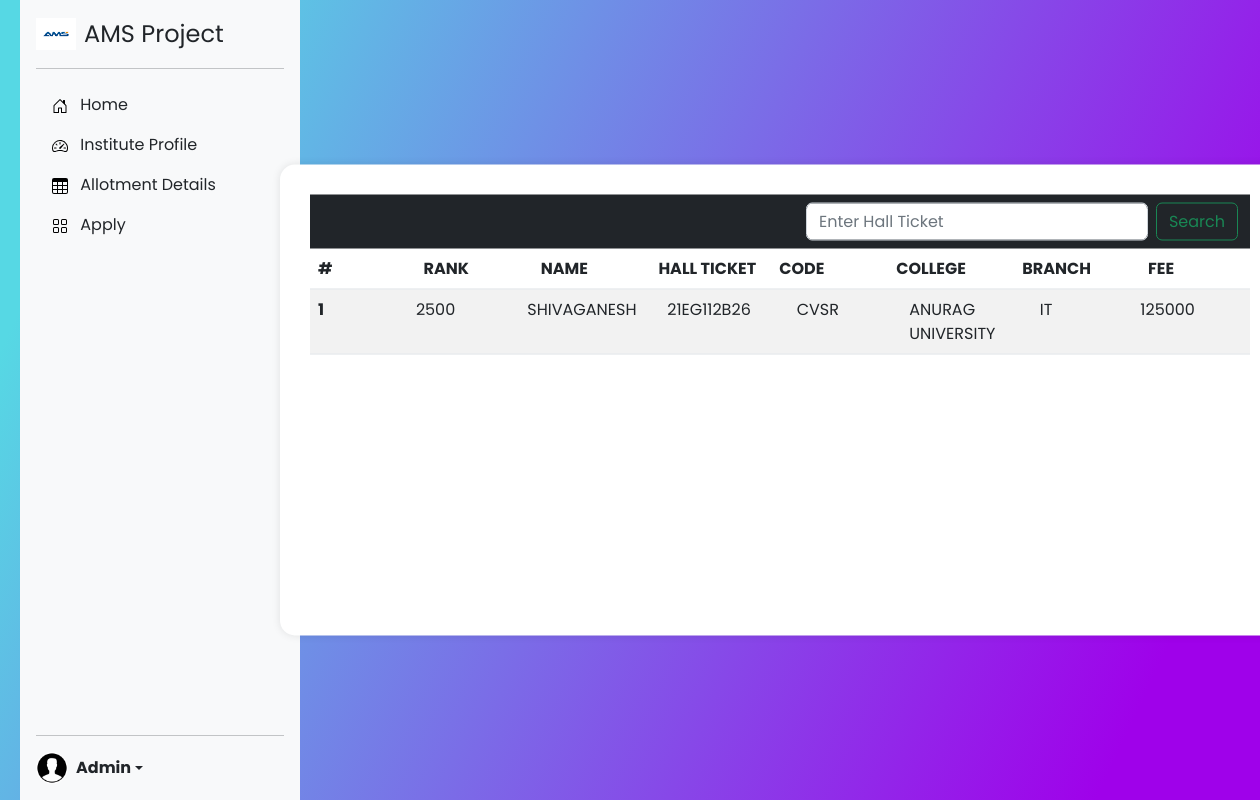
/allotments/ (signed in), run on the app's committed database.
### app/models.py (models this page shows, shortened)
class Allotment(models.Model):
    name=models.CharField(max_length=40)
    hall_ticket=models.CharField(max_length=10)
    rank=models.CharField(max_length=10)
    code=models.CharField(max_length=6)
    college=models.CharField(max_length=50)
    branch=models.CharField(max_length=5)
    fee=models.CharField(max_length=10)

### app/views.py (the view)
# urls.py: path('allotments/',allotments,name='allotment'),
def allotments(request):
    s=0
    student=Allotment.objects.order_by('rank')
    if request.method=='POST':
        search=request.POST['search']
        if  Allotment.objects.filter(hall_ticket=search.upper()):
            s=Allotment.objects.filter(hall_ticket=search.upper())
    return render(request,'allotment.html',{'student':student,'s':s})

### templates/allotment.html (shortened to what this page needs)
{%extends 'index.html'%}
{%block nav%}
<!DOCTYPE html>
<html lang="en" dir="ltr">
    <head>
        <link rel="stylesheet" href="style.css" />
    </head>
    <body>
        <div class="center">
            <div class="container" >
                <div class="n">
                    <nav class="navbar navbar-expand-lg navbar-dark bg-dark" aria-label="Offcanvas navbar large">
                        <div class="container-fluid">
                          <div class="offcanvas offcanvas-end text-bg-dark" tabindex="-1" id="offcanvasNavbar2" aria-labelledby="offcanvasNavbar2Label">
                            <div class="offcanvas-body">
                              <ul class="navbar-nav justify-content-end flex-grow-1 pe-3">
                              </ul>
                              <form class="d-flex mt-3 mt-lg-0" role="search" method="post">
                                <input class="form-control me-2" type="search" name="search" placeholder="Enter Hall Ticket" aria-label="Search">
                                <button class="btn btn-outline-success" type="submit">Search</button>
                              </form>
                            </div>
                          </div>
                        </div>
                      </nav>
                </div>
                <table class="table table-striped">
                    <thead>
                      <tr>
                        <th scope="col">#</th>
                        <th scope="col">RANK</th>
                        <th scope="col">NAME</th>
                        <th scope="col">HALL TICKET</th>
                        <th scope="col">CODE</th>
                        <th scope="col">COLLEGE</th>
                        <th scope="col">BRANCH</th>
                        <th scope="col">FEE</th>
                      </tr>
                    </thead>
                    <tbody class="aa">
                        {%for i in student%}
                      <tr>
                        <th scope="row">{{forloop.counter}}</th>
                        <td>{{i.rank}}</td>
                        <td>{{i.name}}</td>
                        <td>{{i.hall_ticket}}</td>
                        <td>{{i.code}}</td>
                        <td>{{i.college}}</td>
                        <td>{{i.branch}}</td>
                        <td>{{i.fee}}</td>
                      </tr>
                      {%endfor%}
                    </tbody>
                  </table>
            </div>
        </div>
    </body>
</html>
{%endblock%}

### templates/index.html (shortened to what this page needs)
{%load static%}
<!doctype html>
<html lang="en">
  <head>
  <link href="{%static 'css/bootstrap.min.css'%}" rel="stylesheet">
    <link href="{%static 'css/sidebars.css'%}" rel="stylesheet">
  </head>
  <body>
<main class="d-flex flex-nowrap">
  <div class="d-flex flex-column flex-shrink-0 p-3 bg-light" style="width: 280px;">
      <a href="/" class="d-flex align-items-center mb-3 mb-md-0 me-md-auto link-dark text-decoration-none">
        <img  class="bi pe-none me-2" width="40" height="32" src="{%static 'ams.png'%}" alt="" srcset="">
        <span class="fs-4">AMS Project</span>
      </a>
    <hr>
    <ul class="nav nav-pills flex-column mb-auto">
      <li class="nav-item">
        <a href="/" class="nav-link  link-dark nn" aria-current="page">
          <svg class="bi pe-none me-2" width="16" height="16"><use xlink:href="#home"/></svg>
          Home
        </a>
      </li>
      <li>
        <a href="/institutions" class="nav-link link-dark nn ">
          <svg class="bi pe-none me-2" width="16" height="16"><use xlink:href="#speedometer2"/></svg>
          Institute Profile
        </a>
      </li>
      <li>
        <a href="/allotments" class="nav-link link-dark nn" >
          <svg class="bi pe-none me-2" width="16" height="16"><use xlink:href="#table"/></svg>
          Allotment Details
        </a>
      </li>
      {%if request.user.is_authenticated%}
      <li>
        <a href="/student/{{user.id}}" class="nav-link link-dark nn">
          <svg class="bi pe-none me-2" width="16" height="16"><use xlink:href="#grid"/></svg>
          Apply
        </a>
      </li>
      {%endif%}
    </ul>
    <hr/>
    {%if request.user.is_authenticated%}
    <div class="dropdown">
      <a href="#" class="d-flex align-items-center link-dark text-decoration-none dropdown-toggle" data-bs-toggle="dropdown" aria-expanded="false">
        <img src="{%static 'profile.jpg'%}" alt="" width="32" height="32" class="rounded-circle me-2">
        <strong>{{user.username}}</strong>
      </a>
    </div>
  </div>
   {%else%}
  <div>
  </div>
</div>
  {%endif%}
{%block nav%}{%endblock%}
</main>
  </body>
</html>

### static/css/sidebars.css (style rules this page uses)
body { min-height: 100vh; min-height: -webkit-fill-available; }
html { height: -webkit-fill-available; }
main { height: 100vh; height: -webkit-fill-available; max-height: 100vh; overflow-x: auto; overflow-y: hidden; }
.dropdown-toggle { outline: 0; }

### static/css/style.css (style rules this page uses)
td { width: 150px; height: 30px; }

### templates/index.html (style rules this page uses)
* { margin: 0; padding: 0; outline: none; box-sizing: border-box; font-family: "Poppins", sans-serif; }
body { height: 100vh; width: 100%; background: linear-gradient(115deg, #56d8e4 10%, #9f01ea 90%); }
main { margin-left:20px; }

### templates/allotment.html (style rules this page uses)
* { margin: 0; padding: 0; outline: none; box-sizing: border-box; font-family: "Poppins", sans-serif; }
body { height: 100vh; width: 100%; background: linear-gradient(115deg, #56d8e4 10%, #9f01ea 90%); }
.show-btn, .container { position: absolute; top: 50%; left: 50%; transform: translate(-50%, -50%); }
td,th { width: 150px; }
.container { margin-left: 150px; background: #fff; width: 1000px; padding: 30px; border-radius: 15px; box-shadow: 0 0 8px rgba(0, 0, 0, 0.1); }
.container form { margin-top: -20px; }
.aa { display: block; height: 300px; overflow-y: auto; float: left; }
tr { display: block; }

### data on the page
Allotment: rank "2500", name "SHIVAGANESH", hall_ticket "21EG112B26", code "CVSR", college "ANURAG UNIVERSITY", branch "IT", fee "125000"

### other printed values
{{ user.username }} "Admin"
